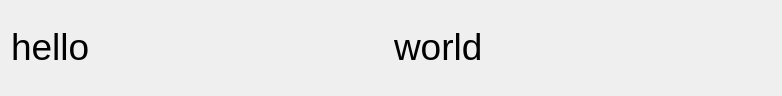
<?xml version="1.0" encoding="UTF-8"?>
<ui version="4.0">
 <class>Form</class>
 <widget class="QWidget" name="Form">
  <property name="geometry">
   <rect>
    <x>0</x>
    <y>0</y>
    <width>782</width>
    <height>96</height>
   </rect>
  </property>
  <property name="windowTitle">
   <string>Form</string>
  </property>
  <layout class="QHBoxLayout" name="horizontalLayout">
   <item>
    <widget class="QLabel" name="label">
     <property name="text">
      <string>&lt;html&gt;&lt;head/&gt;&lt;body&gt;&lt;p&gt;&lt;span style=&quot; font-size:28pt;&quot;&gt;hello&lt;/span&gt;&lt;/p&gt;&lt;/body&gt;&lt;/html&gt;</string>
     </property>
    </widget>
   </item>
   <item>
    <widget class="QLabel" name="label_2">
     <property name="text">
      <string>&lt;html&gt;&lt;head/&gt;&lt;body&gt;&lt;p&gt;&lt;span style=&quot; font-size:28pt;&quot;&gt;world&lt;/span&gt;&lt;/p&gt;&lt;/body&gt;&lt;/html&gt;</string>
     </property>
    </widget>
   </item>
  </layout>
 </widget>
 <resources/>
 <connections/>
</ui>
